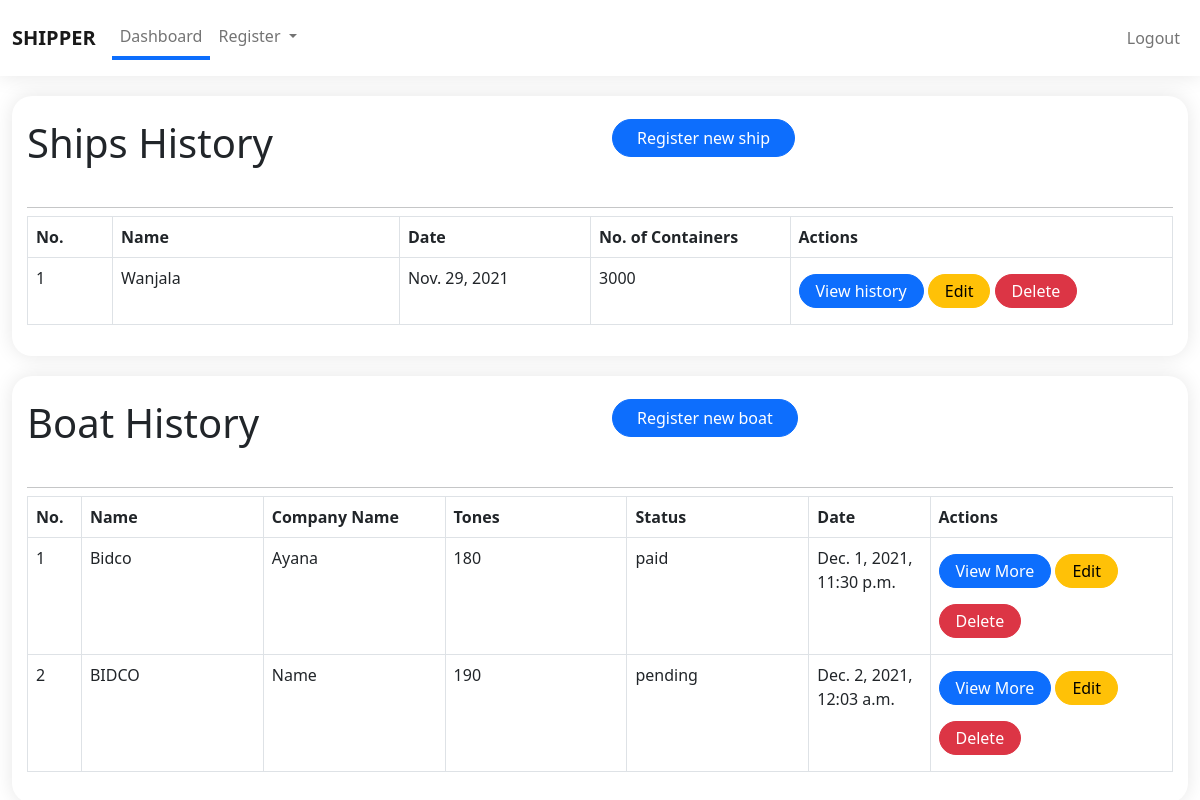
Page / (signed in) on the earlier database version.
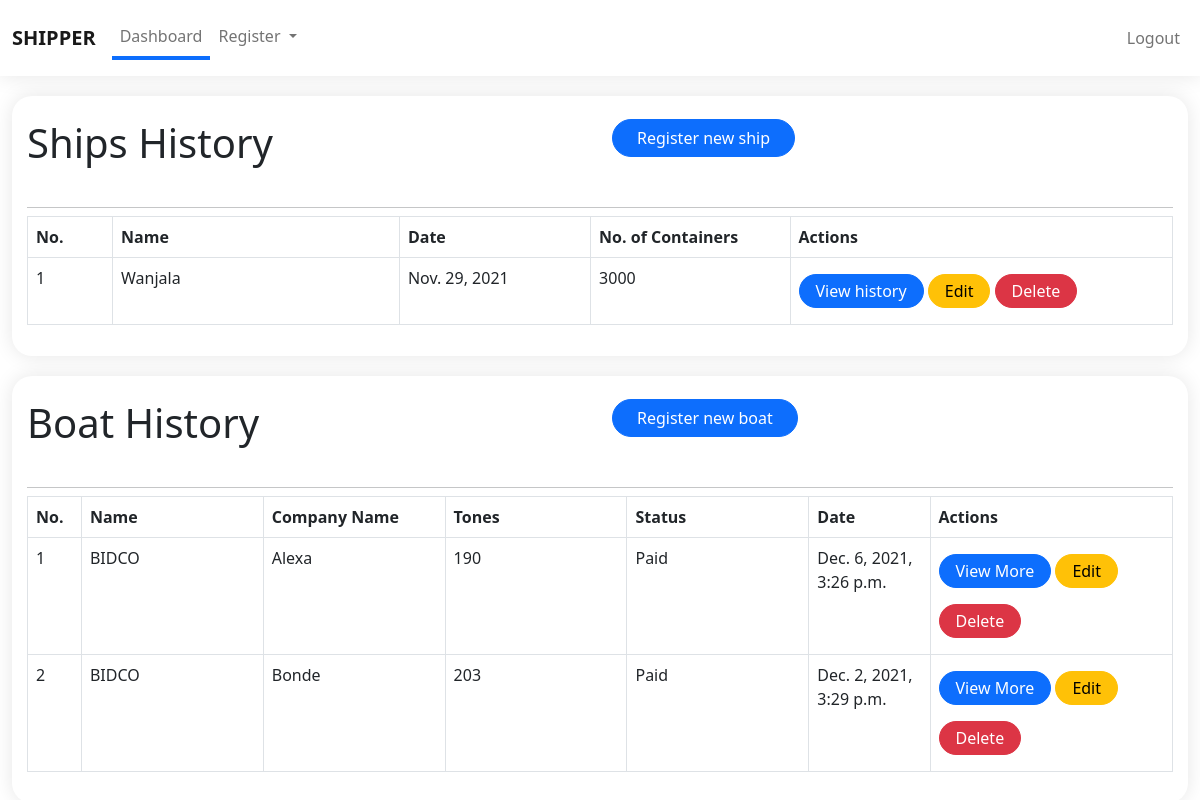
Same page on the later database version.
### ship/models.py (models this page shows, shortened)
class Ship(models.Model):
    name = models.TextField(blank=True, null=True, max_length=200)
    date = models.DateField()
    no_of_containers = models.CharField(max_length=10, blank=True, null=True)
    date_created = models.DateTimeField(auto_now_add=True)
    ship_docs = models.FileField(upload_to='ShipDocuments/', validators=[FileExtensionValidator(allowed_extensions=['pdf'])], blank=True, null=True)

class Boat(models.Model):
    CHOICES = (
        ('Pending', 'Pending'),
        ('Paid', 'Paid')
    )
    name = models.TextField(blank=True, null=True, max_length=200)
    company_name = models.CharField(max_length=200, blank=True, null=True)
    tone = models.IntegerField(blank=True, null=True)
    date_time= models.DateTimeField()
    status = models.CharField(max_length=10, choices=CHOICES, default='Pending')
    boat_docs = models.FileField(upload_to='BoatDocuments/',validators=[FileExtensionValidator(allowed_extensions=['pdf'])], blank=True, null=True)

### home/views.py (the view)
# urls.py: path('', home, name='home'),
@login_required(login_url='login')
def home(request):
    context = {
        'page': 'dashboard',
        'ships': Ship.objects.all(),
        'boats': Boat.objects.filter()
    }
    return render(request, template_name='admin_/index.html', context=context)

### templates/admin_/index.html (shortened to what this page needs)
{% extends './components/base.html' %}
{% load static %}
{% block content %}
  <div class="container-fluid">
    <div class="common-card overflowx-hidden">
      <div class="row">
        <div class="col-md-6 col-sm-12 my-2">
          <h1>Ships History</h1>
        </div>
        <div class="col-md-6 col-sm-12 my-2">
          <a href="{% url 'registership' %}" class="rounded-pill btn btn-primary px-4 shadow-none">
            Register new ship
          </a>
        </div>
      </div>
      {% if ships %}
      <hr class="dropdown-divider">
      <div class="w-100 table-responsive">
        <table class="table table-bordered">
          <thead>
            <tr>
              <th style="width: 30px;">No.</th>
              <th style="width: 150px;">Name</th>
              <th style="width: 100px;">Date</th>
              <th style="width: 70px;">No. of Containers</th>
              <th style="width: 200px;">Actions</th>
            </tr>
          </thead>
          <tbody>
          {% for ship in ships %}
            <tr>
              <td>{{forloop.counter}}</td>
              <td>{{ship.name}}</td>
              <td>{{ship.date}}</td>
              <td>{{ship.no_of_containers}}</td>
              <td>
                <a href="{% url 'shipmentdetails' ship_id=ship.id ship_name=ship.name %}" class="my-2 rounded-pill px-3 py-1 btn btn-primary">View history</a>
                <a href="{% url 'editship' pk=ship.id %}" class="my-2 rounded-pill px-3 py-1 btn btn-warning">Edit</a>
                <a href="{% url 'deleteship' pk=ship.id%}" class="my-2 rounded-pill px-3 py-1 btn btn-danger">Delete</a>
              </td>
            </tr>
          {% endfor %}
        </table>
      </div>
    {% endif %}
    </div>
  </div>
  <div class="container-fluid">
    <div class="common-card overflowx-hidden">
      <div class="row">
        <div class="col-md-6 col-sm-12 my-2">
          <h1>Boat History</h1>
        </div>
        <div class="col-md-6 col-sm-12 my-2">
          <a href="{% url 'registerboat' %}" class="rounded-pill btn btn-primary px-4 shadow-none">
            Register new boat
          </a>
        </div>
      </div>
      {% if boats %}
      <hr class="dropdown-divider">
      <div class="w-100 table-responsive">
        <table class="table table-bordered">
          <thead>
            <tr>
              <th style="width: 30px;">No.</th>
              <th style="width: 150px;">Name</th>
              <th style="width: 150px;">Company Name</th>
              <th style="width: 150px;">Tones</th>
              <th style="width: 150px;">Status</th>
              <th style="width: 100px;">Date</th>
              <th style="width: 200px;">Actions</th>
            </tr>
          </thead>
          <tbody>
          {% for boat in boats %}
            <tr>
              <td>{{forloop.counter}}</td>
              <td>{{boat.company_name}}</td>
              <td>{{boat.name}}</td>
              <td>{{boat.tone}}</td>
              <td>{{boat.status}}</td>
              <td>{{boat.date_time}}</td>
              <td>
                <a href="{% url 'boatdetails' boat_id=boat.id boat_company_name=boat.company_name %}" class="my-2 rounded-pill px-3 py-1 btn btn-primary">View More</a>
                <a href="{% url 'editboat' pk=boat.id %}" class="my-2 rounded-pill px-3 py-1 btn btn-warning">Edit</a>
                <a href="{% url 'deleteboat' pk=boat.id%}" class="my-2 rounded-pill px-3 py-1 btn btn-danger">Delete</a>
              </td>
            </tr>
          {% endfor %}
        </table>
      </div>
          {% endif %}
    </div>
  </div>
{% endblock content %}

### templates/admin_/components/base.html (shortened to what this page needs)
<!DOCTYPE html>
{% load static %}
<html lang="en">
<head>
  <link href="https://cdn.jsdelivr.net/npm/bootstrap@5.0.2/dist/css/bootstrap.min.css" rel="stylesheet"
>
  <link rel="stylesheet" href="https://maxcdn.bootstrapcdn.com/font-awesome/4.7.0/css/font-awesome.min.css">
  <link rel="stylesheet" href="{% static '/css/style.css' %}">
  <link rel="stylesheet" href="{% static '/css/navbar.css' %}">
</head>
<body>
{% include './navbar.html' %}
{% block content %}{% endblock content %}
</body>
</html>

### templates/admin_/components/navbar.html (shortened to what this page needs)
<nav class="navbar navbar-expand-lg navbar-light bg-white navbar-holder sticky-top py-3">
  <div class="container-fluid">
    <a class="navbar-brand" href="{% url 'home' %}">
      <strong>SHIPPER</strong>
    </a>
    <div class="collapse navbar-collapse" id="navbarSupportedContent">
      <ul class="navbar-nav me-auto mb-2 mb-lg-0">
        <li class="nav-item">
          <a class="nav-link {% if page == 'dashboard' %} active-link {% endif %}" aria-current="page" href="{% url 'home' %}">Dashboard</a>
        </li>
        <li class="nav-item dropdown">
          <a class="nav-link dropdown-toggle" href="#" id="navbarDropdown" role="button" data-bs-toggle="dropdown"
            aria-expanded="false">
            Register
          </a>
        </li>
      </ul>
      <div class="d-flex">
        <ul class="navbar-nav">
          {% if request.user.is_authenticated %}
          <li class="nav-item">
            <a href="{% url 'logout' %}" class="nav-link {% if page == 'logout' %} active-link {% endif %}">Logout</a>
          </li>
          {% endif %}
        </ul>
      </div>
    </div>
  </div>
</nav>

### static/css/style.css (style rules this page uses)
.form-holder, .common-card { border-radius: 20px; background: #fff; padding: 15px; box-shadow: 0px 0px 20px rgba(0, 0, 0, 0.1); margin-top: 20px; }

### static/css/navbar.css (style rules this page uses)
.navbar-holder { box-shadow: 0px 0px 20px rgba(0, 0, 0, 0.1); z-index: 1099; }
.active-link { border-bottom: 4px solid var(--bs-primary); }

Differences in the rows shown:
removed Boat: company_name "Bidco", name "Ayana", tone "180", status "paid", date_time "Dec. 1, 2021, 11:30 p.m."
removed Boat: company_name "BIDCO", name "Name", tone "190", status "pending", date_time "Dec. 2, 2021, 12:03 a.m."
added Boat: company_name "BIDCO", name "Alexa", tone "190", status "Paid", date_time "Dec. 6, 2021, 3:26 p.m."
added Boat: company_name "BIDCO", name "Bonde", tone "203", status "Paid", date_time "Dec. 2, 2021, 3:29 p.m."
